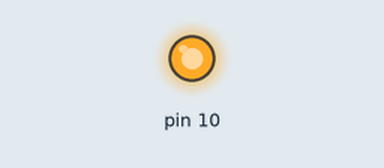
Simulated run of this sketch. Board: Arduino Uno, built with avr-gcc and run on an emulated ATmega328P. Parts: output pins drawn as LEDs (lit = HIGH). What the sketch prints to the serial monitor is not drawn.

Above: at 0.1 s.
Timing chart, 0 to 1.6 s (numbered marks = the images above):
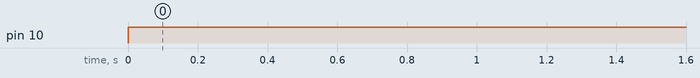

Measured:
- by itself, pin 10: LOW → HIGH at 0.00 s

The sketch:

master.ino
```cpp
// Written by Nick Gammon
// April 2011


#include <SPI.h>

const int pauseBetweenSends   = 10,  // microseconds
          bigBuffSize         = 100, // enough space for a long string
          slaveProcessingTime = 2000; // millisecs

void setup (void){
  Serial.begin (115200);
  //Serial.println ();

  digitalWrite(SS, HIGH);  // ensure SS stays high for now

  // Put SCK, MOSI, SS pins into output mode
  // also put SCK, MOSI into LOW state, and SS into HIGH state.
  // Then put SPI hardware into Master mode and turn SPI on
  SPI.begin ();

  // Slow down the master a bit
  //SPI.setClockDivider(SPI_CLOCK_DIV8);

}  // end of setup

byte transferAndWait (const byte what){
  byte a = SPI.transfer (what);
  delayMicroseconds (pauseBetweenSends);
  return a;
} // end of transferAndWait

void outgointMsg(char* buf){
  // puts a char[] into the arg buf,
  // msg is "Hello, world: " plus a send counter

  static int sendCount = 0;
  String s = "Send: " + String(sendCount++) + " !\n";
  s.toCharArray(buf,s.length()+1);
}


void loop (void){

  byte a, b, c, d;

  char buff[bigBuffSize];
  outgointMsg(buff);

  // enable Slave Select
  digitalWrite(SS, LOW);

  transferAndWait ('a');  // add command
  transferAndWait (10);
  a = transferAndWait (17);
  b = transferAndWait (33);
  c = transferAndWait (42);
  d = transferAndWait (0);

  // disable Slave Select
  digitalWrite(SS, HIGH);

  Serial.print(buff);
  Serial.println ("Adding results:");
  Serial.println (a, DEC);
  Serial.println (b, DEC);
  Serial.println (c, DEC);
  Serial.println (d, DEC);

  delay (slaveProcessingTime);

  // enable Slave Select
  outgointMsg(buff);

  digitalWrite(SS, LOW);

  transferAndWait ('s');  // subtract command
  transferAndWait (10);
  a = transferAndWait (17);
  b = transferAndWait (33);
  c = transferAndWait (42);
  d = transferAndWait (0);

  // disable Slave Select
  digitalWrite(SS, HIGH);

  Serial.print(buff);
  Serial.println ("Subtracting results:");
  Serial.println (a, DEC);
  Serial.println (b, DEC);
  Serial.println (c, DEC);
  Serial.println (d, DEC);

  delay (slaveProcessingTime);
}
```
